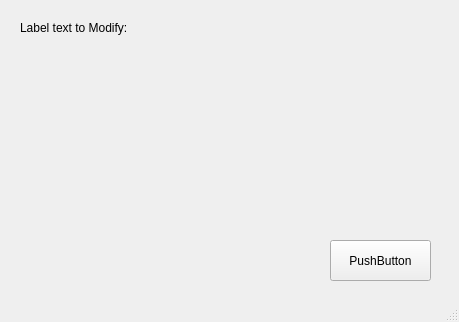
<?xml version="1.0" encoding="UTF-8"?>
<ui version="4.0">
 <class>MainWindow</class>
 <widget class="QMainWindow" name="MainWindow">
  <property name="geometry">
   <rect>
    <x>0</x>
    <y>0</y>
    <width>459</width>
    <height>322</height>
   </rect>
  </property>
  <property name="windowTitle">
   <string>MainWindow</string>
  </property>
  <widget class="QWidget" name="centralwidget">
   <widget class="QPushButton" name="m_pushButtonNum">
    <property name="geometry">
     <rect>
      <x>330</x>
      <y>240</y>
      <width>101</width>
      <height>41</height>
     </rect>
    </property>
    <property name="text">
     <string>PushButton</string>
    </property>
   </widget>
   <widget class="QLabel" name="m_label_text">
    <property name="geometry">
     <rect>
      <x>20</x>
      <y>20</y>
      <width>181</width>
      <height>16</height>
     </rect>
    </property>
    <property name="text">
     <string>Label text to Modify: </string>
    </property>
   </widget>
  </widget>
  <widget class="QMenuBar" name="menubar">
   <property name="geometry">
    <rect>
     <x>0</x>
     <y>0</y>
     <width>459</width>
     <height>21</height>
    </rect>
   </property>
  </widget>
  <widget class="QStatusBar" name="statusbar"/>
 </widget>
 <resources/>
 <connections/>
</ui>
